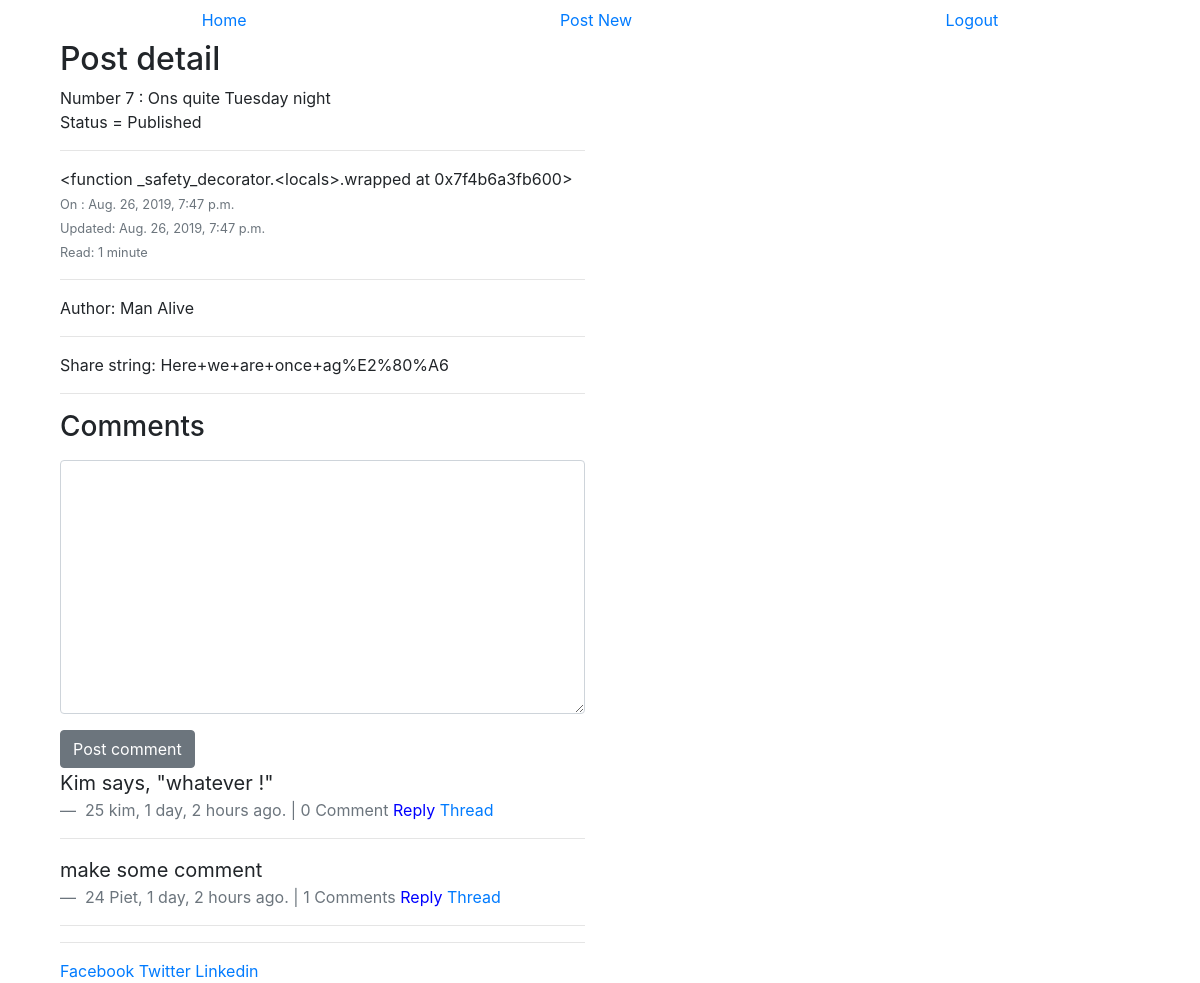
Screenshot of /ons-quite-tuesday-night/ (signed in) with the database file from the repository.
### work_posts/models.py (models this page shows, shortened)
class Post(models.Model):
    user = models.ForeignKey(settings.AUTH_USER_MODEL, default=1)
    title = models.CharField(max_length=150)
    slug = models.SlugField(unique=True)
    image = models.ImageField(upload_to=upload_location,
                              null=True,
                              blank=True,
                              height_field='height_field',
                              width_field='width_field')
    height_field = models.IntegerField(default=0)
    width_field = models.IntegerField(default=0)
    content = models.TextField()
    draft = models.BooleanField(default=False)
    publish = models.DateField(auto_now=False, auto_now_add=False, blank=True, null=True)
    read_time = models.IntegerField(default=0)
    create_date = models.DateTimeField(auto_now=True, auto_now_add=False)
    update_date = models.DateTimeField(auto_now=False, auto_now_add=True)
    objects = PostManager() # this instanciated the class
    class Meta:
        ordering = ["-create_date"] # will govern the sort order
    def get_markdown(self):
        content = self.content
        marked_down = markdown(content)
        return mark_safe(marked_down) # now it is marked safe and the html will be rendered
    @property
    def get_content_type(self):
        instance = self
        content_type = ContentType.objects.get_for_model(instance.__class__)
        return content_type

### comments/models.py (models this page shows, shortened)
class Comment(models.Model):
    user = models.ForeignKey(settings.AUTH_USER_MODEL, default=1)
    content_type = models.ForeignKey(ContentType, on_delete=models.CASCADE)
    object_id = models.PositiveIntegerField()
    content_object = GenericForeignKey('content_type', 'object_id')
    parent = models.ForeignKey('self', null=True, blank=True)
    content = models.TextField()
    timestamp = models.DateTimeField(auto_now=True, auto_now_add=False)
    objects = CommentManager()
    class Meta:
        ordering = ['-timestamp']
    def get_absolute_url(self):
        return reverse("comments:thread", kwargs={"id": self.id})
    def children(self):
        return Comment.objects.filter(parent=self)

### work_posts/views.py (the view, shortened to what this page needs)
# urls.py: url(r'^(?P<slug>[\w-]+)/$', views.post_detail, name = 'detail'),
@login_required
def post_detail(request, slug=None):
    print(f'Post|detail|user = {request.user.username}')
    instance = get_object_or_404(Post, slug=slug)   # can use any parameter in the model
    if instance.draft or is_published(instance.publish):
        if not request.user.is_superuser or not request.user.is_staff:
            raise Http404
    share_string = quote_plus(instance.content)
    comments = Comment.objects.filter_by_instance(instance)
    initial_data = {
        "content_type": instance.get_content_type,
        "object_id": instance.id
    }
    print(initial_data)
    comment_form = CommentForm(request.POST or None, initial=initial_data)
    context = {
        'instance': instance,
        'title': instance.title,
        'form': comment_form,
        'share_string': share_string,
        'comments': comments,
        'content':''
    }
    return render(request, 'post_detail.html', context)

### comments/forms.py (shortened to what this page needs)
class CommentForm(forms.Form):
    content_type = forms.CharField(widget=forms.HiddenInput)
    object_id = forms.IntegerField(widget=forms.HiddenInput)
    content = forms.CharField(label='', widget=forms.Textarea)

### comments/models.py (called while the page is built)
    def filter_by_instance(self, instance):
        content_type = ContentType.objects.get_for_model(instance.__class__)
        obj_id = instance.id
        qs = super(CommentManager, self).filter(content_type=content_type, object_id=obj_id).filter(parent=None)
        return qs

### work_posts/templatetags/urlify.py (called while the page is built)
@register.filter
def urlify(value):
    return quote_plus(value)

### work_posts/views.py (called while the page is built)
def is_published(publish_date):
    if publish_date != None:
        if publish_date >  timezone.now().date():
            return True
    return False

### templates/post_detail.html (shortened to what this page needs)
{% extends "base.html" %}
{% load crispy_forms_tags %}
{% load urlify %}
{% block content %}
<div class="col-sm-6 col-sm-offset-3">
<h2>Post detail</h2>
    <p>
        Number {{ instance.id }} : {{ instance.title }}<br/>
        Status =
        {% if instance.draft %}
            <span style="color:red;">Draft</span>
        {% else %}
            Published
        {% endif %}
        <br><hr/>
        {{ instance.get_markdown | truncatewords_html:8 }}
        <small class="text-muted"> On : {{ instance.create_date }}<br/>
            Updated: {{ instance.update_date }}<br/>
            Read: {{instance.read_time}} minute{% if instance.read_time > 1 %}s{% endif %}<br/>
        </small>
    </p><hr/>
    {% if instance.user.get_full_name %}
        <p>Author: {{ instance.user.get_full_name }}</p>
    {% else %}
        <p>{{ instance.user.name }}</p>
    {% endif %}
    <hr/>
    Share string:
    {{ instance.content|truncatechars:20|urlify }}<br/>
    <p><div class="fb-like" data-href="{{ request.build_absolute_uri }}" data-layout="button_count" data-action="like" data-show-faces="true" data-share="true"></div>
    <div>
        <hr/>
        <p class="lead"><h3>Comments</h3></p>
        {% if request.user.is_authenticated %}
        <form method="POST" action="." >{% csrf_token %}
            {{ form|crispy }}
            <input type="submit" value="Post comment" class="btn btn-secondary">
        </form>
        {% else %}
        <p>You must log in to comment</p>
        {% endif %}
        {% for comment in comments %}
            <blockquote class="blockquote">
                <p class="mb-0">{{ comment.content }} </p>
                <footer class="blockquote-footer"> {{ comment.id }} {{ comment.user }}, {{comment.timestamp|timesince }} ago. |
                    {{ comment.children.count}} Comment{% if comment.children.count > 0 %}s{% endif %}
                <a class="comment-reply-btn" href="#">Reply  </a><a href="{{ comment.get_absolute_url }}">Thread</a> </footer>
            </blockquote><hr/>
        {% endfor %}
    </div>
    <hr/>
    <a href="https://www.facebook.com/sharer/sharer.php?u={{ request.build_absolute_uri }}"> Facebook </a>
    <a href="https://twitter.com/home?status={{ instance.content|truncatechars:80|urlify  }}%20{{ request.build_absolute_uri }}">
         Twitter</a>
    <a href="https://www.linkedin.com/shareArticle?mini=true&url={{ request.build_absolute_uri }}&
        title={{ instance.title }}%20&summary={{ instance.content|truncatechars:80|urlify  }}%20&source={{ request.build_absolute_uri }}">
         Linkedin</a>
</div>
{% endblock content%}

### static/css/base.css (style rules this page uses)
.comment-reply-btn { color: blue; }

### rows the page displays
Post: id "7", title "Ons quite Tuesday night", get_markdown "<function _safety_decorator.<locals>.wrapped at 0x7f4b6a3fb600>", create_date "Aug. 26, 2019, 7:47 p.m.", update_date "Aug. 26, 2019, 7:47 p.m.", read_time "1", user.get_full_name "Man Alive", content|urlify "Here+we+are+once+ag%E2%80%A6"
Comment: content "Kim says, \"whatever !\"", id "25", user "kim", timestamp "1 day, 2 hours", children.count "0"
Comment: content "make some comment", id "24", user "Piet", timestamp "1 day, 2 hours", children.count "1"
